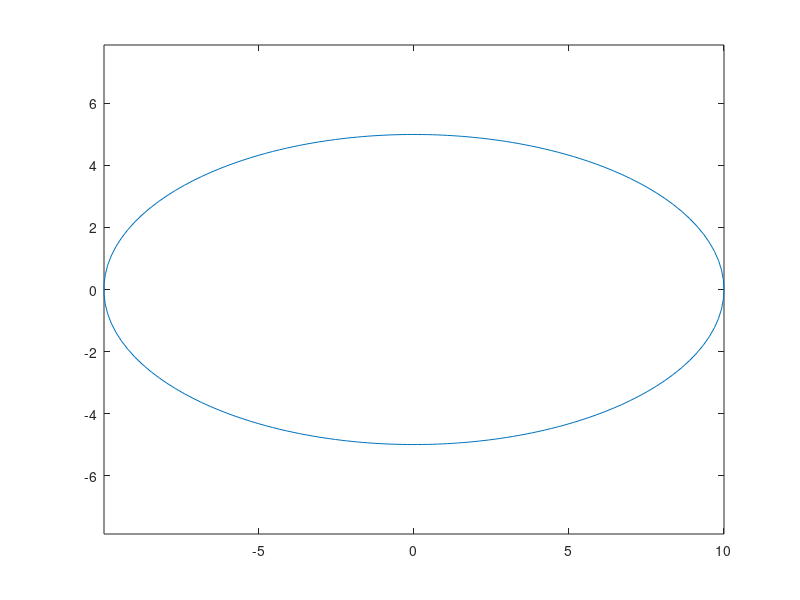

Reproduce this figure in MATLAB.

a=10;
b=5;

theta = linspace(0, 2*pi, 200);

r = 1 ./ (sqrt(cos(theta).*cos(theta) ./ a ./ a + sin(theta) .* sin(theta) ./ b ./ b));

x = r .* cos(theta);
y = r .* sin(theta);

plot(x,y)
axis equal

